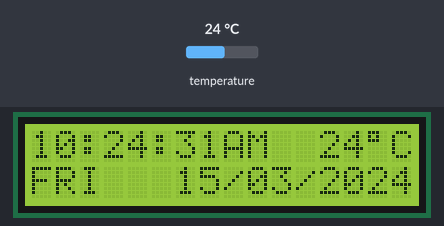
Simulated run of this sketch. Board: Arduino Uno, built with avr-gcc and run on an emulated ATmega328P. Shown: 16×2 character LCD. The inputs (shaded band) are chosen by the test bench; at power-on: temperature 24 °C. The local clock reads 2024-03-15 10:24:30 at power-on unless the sketch sets it; what the sketch prints to the serial monitor is not drawn.

Above: at 1.2 s.
1.3 s: temperature set to 12 °C
At 2.4 s:
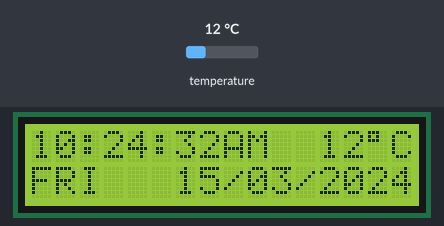
3.5 s: temperature set to 19 °C
At 4.7 s:
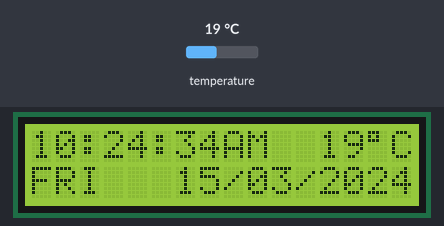
5.5 s: temperature set to 28 °C
At 6.8 s:
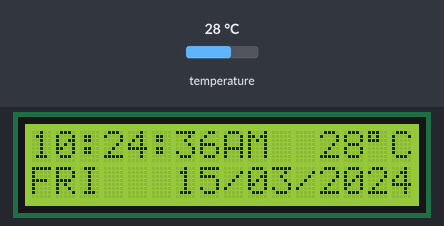
Timing chart, 0 to 8.5 s (numbered marks = the images above; inputs shaded):
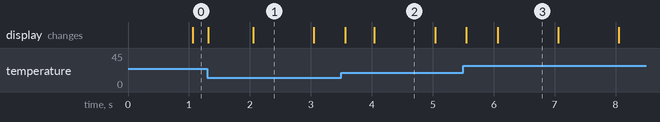

The sketch:

a.mostafa_clock.ino
```cpp
#include <Wire.h>
#include <LiquidCrystal_I2C.h>
#include "RTClib.h"

LiquidCrystal_I2C lcd(0x27, 16, 2);
RTC_DS3231 rtc;
DateTime now;

char daysOfTheWeek[7][12] = {"SUN", "MON", "TUE", "WED", "THU", "FRI", "SAT"};
int hoursIn12hr;
int t;

void setup() {
  lcd.init();
  lcd.clear();
  lcd.backlight();
  Serial.begin(115200);
  if (! rtc.begin()) {
    Serial.println("> RTC initialization failed! System can not continue!");
    lcd.setCursor(0, 0);
    lcd.print("RTC init. error");
    while (1);
  }
  else {
    Serial.println("> RTC initialized!");
  }
  if (rtc.lostPower()) {
    //rtc.adjust(DateTime(F(__DATE__), F(__TIME__)));
    Serial.println("> RTC lost time/date! System can not continue!");
    lcd.setCursor(0, 0);
    lcd.print("RTC batt. error");
    while (1);
  }
}

void loop()
{
  now = rtc.now();
  t = rtc.getTemperature();
  lcdupdatetime();
}

void lcdupdatetime() {
  if (now.hour() > 0 && now.hour() <= 12) {
    hoursIn12hr = now.hour();
  }
  if (now.hour() > 12 && now.hour() <= 23) {
    hoursIn12hr = now.hour() - 12;
  }
  if (now.hour() == 00) {
    hoursIn12hr = 12;
  }
  char str1[17];
  if (now.hour() >= 0 && now.hour() < 12) {
    sprintf(str1, "%02d:%02d:%02dAM  %02d", hoursIn12hr, now.minute(), now.second(), t);
  }
  else {
    sprintf(str1, "%02d:%02d:%02dPM  %02d", hoursIn12hr, now.minute(), now.second(), t);
  }
  char str2[17];
  sprintf(str2, "%s   %02d/%02d/%4d", daysOfTheWeek[now.dayOfTheWeek()], now.day(), now.month(), now.year());

  lcd.setCursor(0, 0);
  lcd.print(str1);
  lcd.print(char(B11011111)); // degrees symbol
  lcd.print("C");
  lcd.setCursor(0, 1);
  lcd.print(str2);
}
```

Measured:
- what the display in image 1 shows lasts 1.0 s, from 2.1 s to 3.1 s
